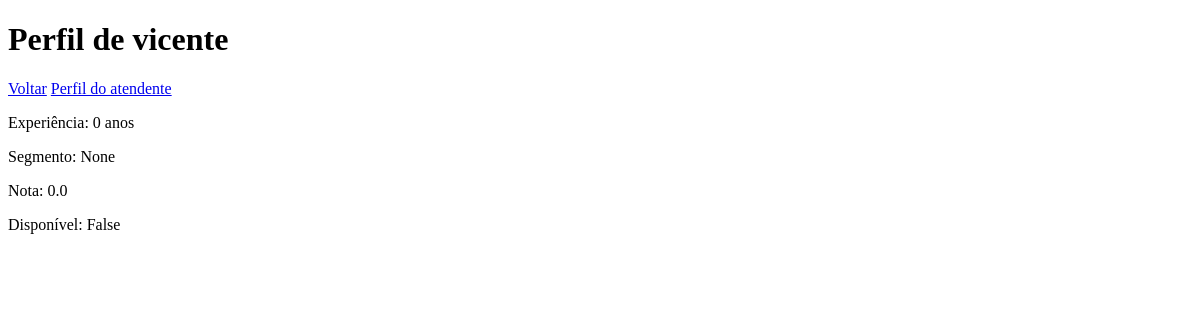
The page /atendente/perfil/1 (signed in) on the database as committed earlier.
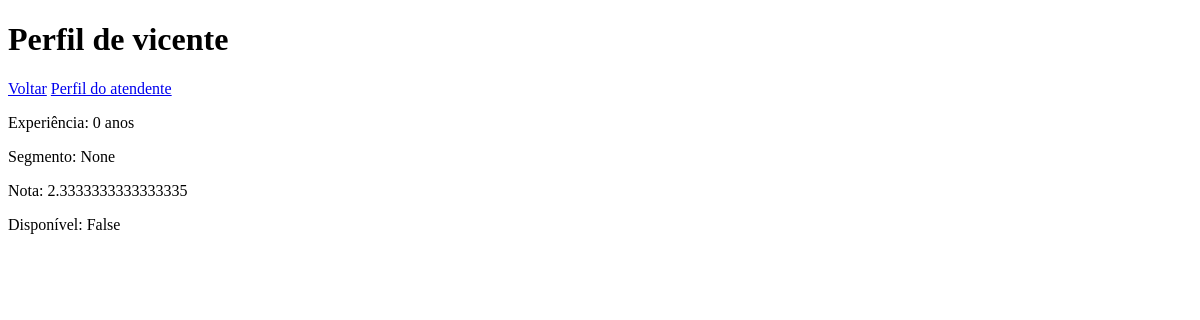
The same page on the database as committed later.
### models.py (models this page shows, shortened)
class Atendente(db.Model):
    id = db.Column(db.Integer, primary_key=True)
    usuario_id = db.Column(db.Integer, db.ForeignKey("usuario.id"), nullable=False)
    nome = db.Column(db.String(100), nullable=False)
    cpf = db.Column(db.String(11), unique=True, nullable=False)
    experiencia = db.Column(db.Integer, default=0)  # anos de experiência
    nota = db.Column(db.Float, default=0.0)
    disponivel = db.Column(db.Boolean, default=False)
    segmento = db.Column(db.String(100))

### app.py (the view)
@app.route("/atendente/perfil/<int:id>") #URL dinamica, o <int:id> indica que a rota espera um inteiro como parâmetro, que será passado para a função perfil_atendente
@login_required
def perfil_atendente(id):
    atendente = db.session.get(Atendente, id)
    if atendente:
        return render_template("perfil_atendente.html", atendente=atendente)
    return redirect("/atendentes")

### app.py (called while the page is built)
@login_manager.user_loader
def load_user(user_id):
    return db.session.get(Usuario, int(user_id))

### templates/perfil_atendente.html (shortened to what this page needs)
<!DOCTYPE html>
<html lang="en">
<head>
</head>
<body>
    <h1>Perfil de {{ atendente.nome }}</h1>
    <a href="/">Voltar</a>
    <a href="/atendente/perfil/{{ atendente.id }}">Perfil do atendente</a>
    <p>Experiência: {{ atendente.experiencia }} anos</p>
    <p>Segmento: {{ atendente.segmento }}</p>
    <p>Nota: {{ atendente.nota }}</p>
    <p>Disponível: {{ atendente.disponivel }}</p>
</body>
</html>

Rows that differ between the two databases and show on the page:
changed Atendente "vicente": nota "0.0" → "2.3333333333333335"
